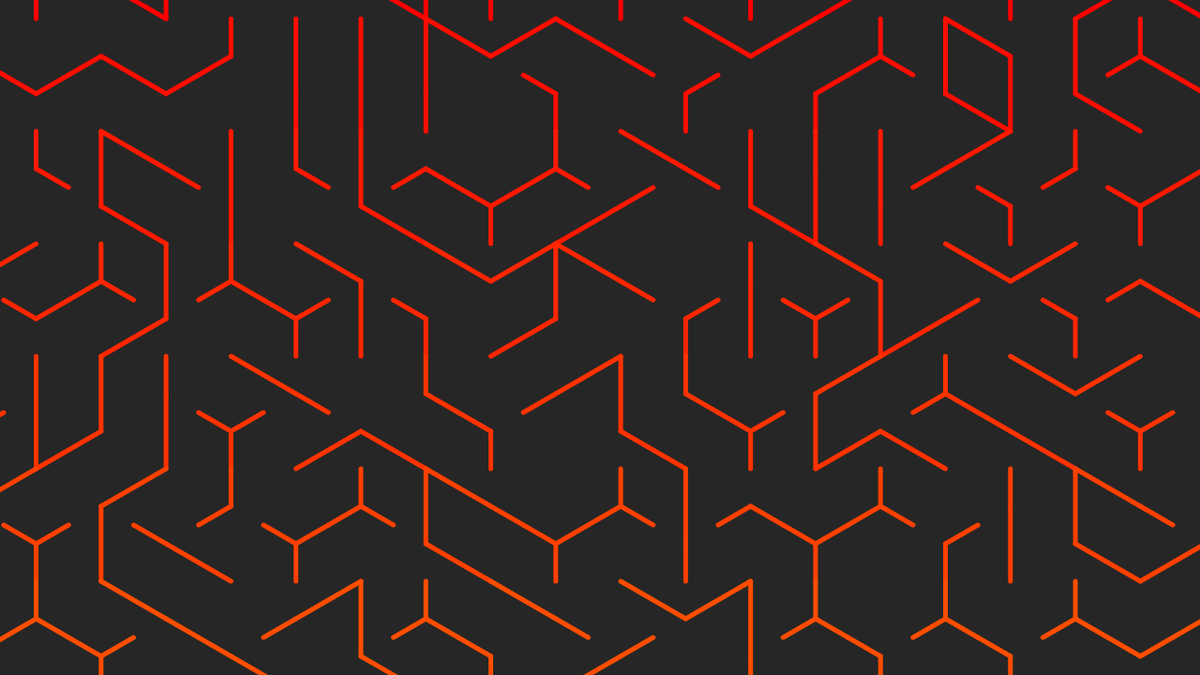
Frame 1 (no input)
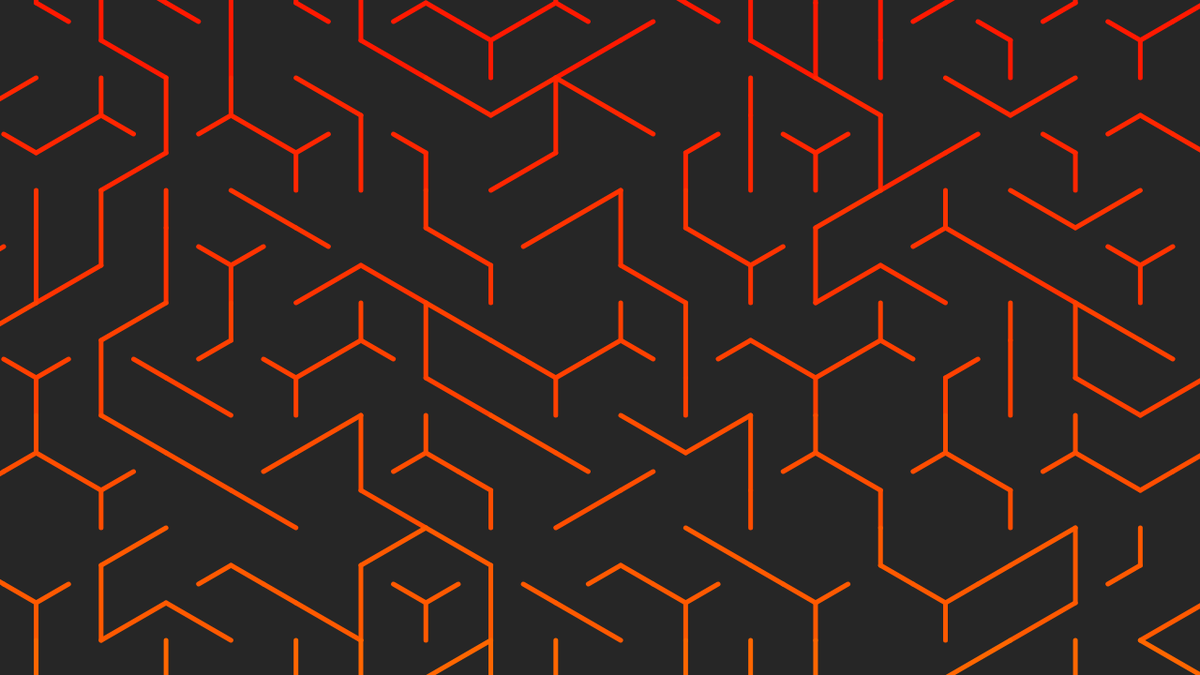
Frame 60 (no input)
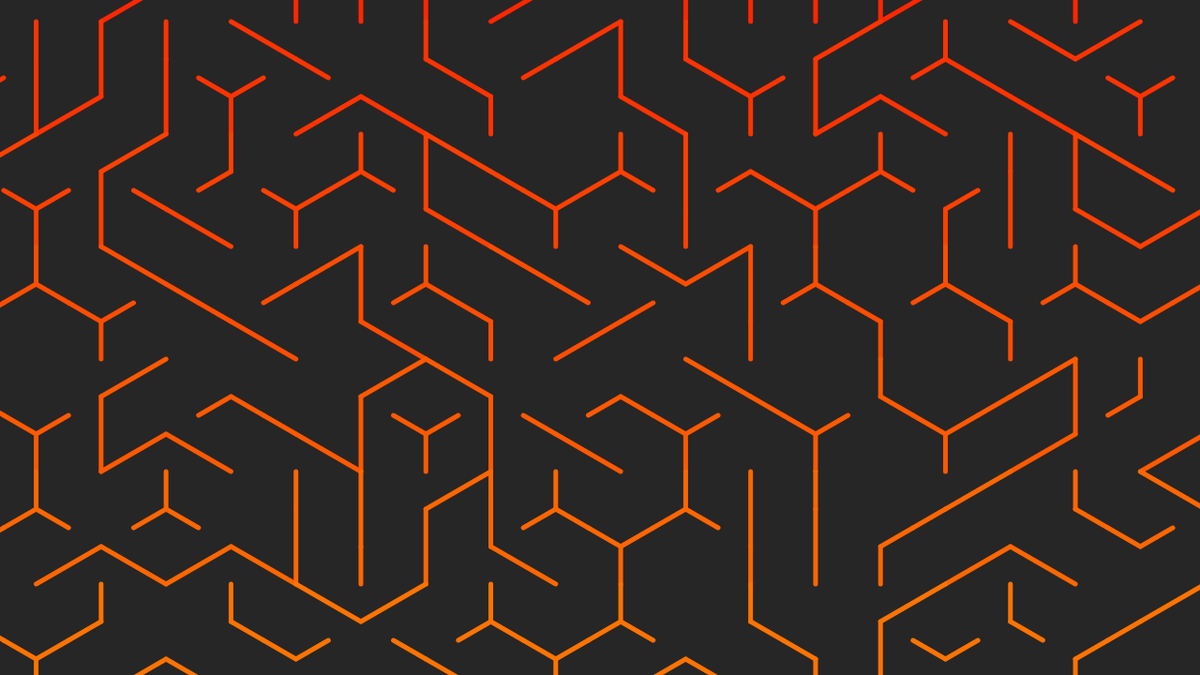
Frame 120 (the mouse pressed at the canvas centre since frame 60)

The p5.js sketch that drew these frames (run headless with seeded random() and noise() and a simulated clock; from frame 60 on, the mouse is pressed at the canvas centre):

// p5.js sketch
// ── sketch.js
let grid;
let tileSize;


function setup() {
  createCanvas(1280, 720);
  tileSize = 80;
  colorMode(HSB);
  grid = new TileGrid(tileSize);
  
}

function draw() {
  background(15);
  grid.show();
  grid.update();
}
// ── Tile.js
function Tile(seg, or, cx, cy, s, col) {
  this.number = floor(Math.random()*seg.length);
  this.segments = [];
  for (let i = 0; i < seg[0].length; i++) {
    this.segments.push(seg[this.number][i]);
  }
  this.nbor;
  if (or) {this.nbor = 1;}
  else {this.nbor = 0;}
  this.orientation = Math.floor(Math.random()*3)*120+this.nbor*60;
  this.center = createVector(cx, cy);
  this.size = s;
  angleMode(DEGREES);
  this.a = createVector(this.center.x+this.size*cos(210+this.orientation), 
                        this.center.y-this.size*sin(210+this.orientation));
  this.b = createVector(this.center.x+this.size*cos(90+this.orientation), 
                        this.center.y-this.size*sin(90+this.orientation));
  this.c = createVector(this.center.x+this.size*cos(-30+this.orientation), 
                        this.center.y-this.size*sin(-30+this.orientation));
  this.abm = createVector((this.a.x+this.b.x)/2, (this.a.y+this.b.y)/2);
  this.bcm = createVector((this.b.x+this.c.x)/2, (this.c.y+this.b.y)/2);
  this.cam = createVector((this.a.x+this.c.x)/2, (this.a.y+this.c.y)/2);
  this.col = col;
}

Tile.prototype.show = function() {
  push();
  strokeWeight(5);
  colorMode(HSB);
  stroke(this.col);
  if (this.segments[0] == 1) {
    line(this.a.x, this.a.y, this.center.x, this.center.y);
  }
  if (this.segments[1] == 1) {
    line(this.abm.x, this.abm.y, this.center.x, this.center.y);
  }
  if (this.segments[2] == 1) {
    line(this.b.x, this.b.y, this.center.x, this.center.y);
  }
  if (this.segments[3] == 1) {
    line(this.bcm.x, this.bcm.y, this.center.x, this.center.y);
  }
  if (this.segments[4] == 1) {
    line(this.c.x, this.c.y, this.center.x, this.center.y);
  }
  if (this.segments[5] == 1) {
    line(this.cam.x, this.cam.y, this.center.x, this.center.y);
  }
  pop();
}

Tile.prototype.update = function(seg) {
  let inc = createVector(0, -3);
  this.center.add(inc);
  this.a.add(inc);
  this.b.add(inc);
  this.c.add(inc);
  this.abm.add(inc);
  this.bcm.add(inc);
  this.cam.add(inc);
  if (this.center.y < -100) {
    let reset = createVector(0, 5*3*this.size);
    this.center.add(reset);
    this.a.add(reset);
    this.b.add(reset);
    this.c.add(reset);
    this.abm.add(reset);
    this.bcm.add(reset);
    this.cam.add(reset);
    let co = hue(this.col);
    co += 30;
    co %= 360;
    this.col = color(co, 255, 255);
    this.number = floor(Math.random()*seg.length);
    this.segments = [];
    for (let i = 0; i < seg[0].length; i++) {
      this.segments.push(seg[this.number][i]);
    }
    this.orientation = Math.floor(Math.random()*3)*120+this.nbor*60;
  }
}
// ── TileGrid.js
function TileGrid(tsz) {
  this.tileSize = tsz;
  this.segments = [
    [1,0,1,0,0,0],
    [1,0,0,1,0,0],
    [0,1,0,1,0,0],
    [0,1,0,1,0,1]
  ];
  this.nx = 22;
  this.ny = 10;
  this.xoff = -100;
  this.yoff = -100;
  
  let cx = this.xoff+this.tileSize*sqrt(3)/2;
  let cy = this.yoff+this.tileSize*3/4;
  let orientation = false;
  let cxinc = this.tileSize*sqrt(3)/2;
  let cyinc = this.tileSize*3/2;
  let cyoff = this.tileSize/4;
  
  this.currentColor = 0;
  this.tiles = [];
  for (let i = 0; i < this.ny; i++) {
    orientation = (i%2)==1;
    cx = this.xoff+this.tileSize*sqrt(3)/2;
    cyoff = this.tileSize/4;
    if (orientation) cyoff *= -1;
    for (let j = 0; j < this.nx; j++) {
      this.tiles.push(new Tile(this.segments, orientation, cx, (cy+cyoff), this.tileSize, color(this.currentColor, 255, 255)));
      cx += cxinc;
      cyoff *= -1;
      orientation = !orientation;
    }
    this.currentColor += 3;
    cy += cyinc;
  }
}

TileGrid.prototype.show = function() {
  for (let i = 0; i < this.tiles.length; i++) {
    this.tiles[i].show();
  }
}

TileGrid.prototype.update = function() {
  for (let i = 0; i < this.tiles.length; i++) {
    this.tiles[i].update(this.segments);
  }
}
